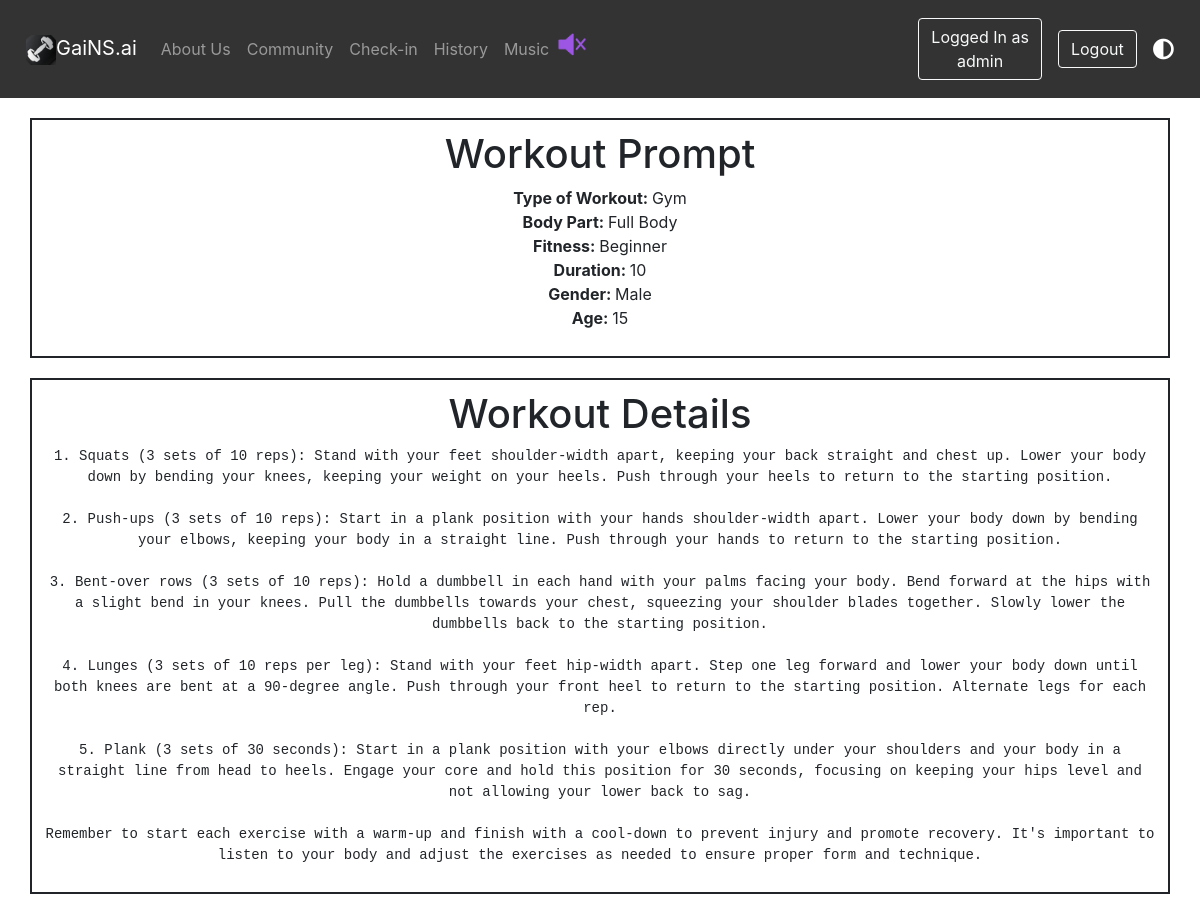
Page /account/workout_detail/69/ (signed in) on the committed database.
### account/models.py (models this page shows, shortened)
class Prompt(models.Model):
    user = models.ForeignKey(User, on_delete=models.CASCADE, null=True, blank=True)
    sentence = models.TextField()
    different_sentence = models.TextField()
    age = models.IntegerField(blank=True, null=True)
    gender = models.CharField(max_length=20)
    duration = models.PositiveIntegerField()
    fitness = models.CharField(max_length=30)
    typeofextra = models.CharField(max_length=50)
    typeofworkout = models.CharField(max_length=50)
    other = models.TextField()
    typeofworkoutform = models.CharField(max_length=50)

class WorkoutOutput(models.Model):
    workout_prompt = models.ForeignKey(Prompt, on_delete=models.CASCADE, null=True, blank=True)
    workout_output = models.TextField()

### account/views.py (the view)
# urls.py: path('workout_detail/<int:pk>/', views.workout_detail, name = 'workout_detail'),
def workout_detail(request, pk):
    prompt = get_object_or_404(Prompt, pk=pk)
    workout_output = WorkoutOutput.objects.filter(workout_prompt=prompt).first()
    if workout_output:
        workout_output_string = workout_output.workout_output
        return render(request, 'workout_detail.html', {'prompt': prompt, 'workout_output': workout_output_string})
    else:
        return render(request, 'workout_detail.html', {'prompt': prompt, 'workout_output': None})

### account/templates/workout_detail.html (shortened to what this page needs)
{%extends 'base.html'%}
{% load static %}
{% block content %}
    <div class="container" style="border: 2px solid;padding: 10px;margin-bottom: 20px;margin-top: 20px;text-align:center;">
        <h1>Workout Prompt</h1>
        <ul style="list-style-type: none; padding: 0;">
            <li><strong>Type of Workout: </strong> {{ prompt.typeofworkoutform }}</li>
            {% if prompt.typeofworkout != '' %}
            <li><strong>Body Part: </strong> {{ prompt.typeofworkout }}</li>
            {% endif %}
            {% if prompt.fitness != '' %}
            <li><strong>Fitness: </strong> {{ prompt.fitness }}</li>
            {% endif %}
            {% if prompt.duration != '' %}
            <li><strong>Duration: </strong> {{ prompt.duration }}</li>
            {% endif %}
            {% if prompt.gender != '' %}
            <li><strong>Gender: </strong> {{ prompt.gender }}</li>
            {% endif %}
            <li><strong>Age: </strong> {{ prompt.age }}</li>
        </ul>
    </div>
    {% if workout_output %}
    <div class="container" style="border: 2px solid;padding: 10px;margin-bottom: 20px;text-align:center;">
        <h1>Workout Details</h1>
        <pre style="background-color: inherit; color: inherit; border: none; white-space: pre-wrap;">{{ workout_output }}</pre>
    </div>
    {% endif %}
{%endblock%}

### account/templates/base.html (shortened to what this page needs)
{% load static %}
<!DOCTYPE html>
<html lang="en">
<head>
    <link rel="stylesheet" href="{% static 'styles.css'%}">
    <link rel="stylesheet" href="https://cdnjs.cloudflare.com/ajax/libs/font-awesome/5.15.4/css/all.min.css">
    <link rel="stylesheet" href="https://maxcdn.bootstrapcdn.com/bootstrap/4.5.2/css/bootstrap.min.css">
</head>
<header>
    <nav class="navbar navbar-expand-lg navbar-dark bg-dark-#333">
        <a class="navbar-brand" href="{% url 'index' %}">
        <img src="{% static 'GaiNs_icon.jpeg'%}" style="width: 30px; height: 30px;">GaiNS.ai</a>
        <div class="collapse navbar-collapse" id="navbarNav">
            <ul class="navbar-nav mr-auto">
                <li class="nav-item">
                    <a class="nav-link" href="{% url 'about' %}">About Us</a>
                </li>
                <li class="nav-item">
                    <a class="nav-link" href="{% url 'community' %}">Community</a>
                </li>
                <li class="nav-item">
                    <a class="nav-link" href="{% url 'checkin' %}">Check-in</a>
                <li>
                {% if user.is_authenticated %}
                <li class="nav-item">
                    <a class="nav-link" href="{% url 'history' %}">History</a>
                <li>
                {% endif %}
                <li class="nav-item">
                    <a class="nav-link" href="{% url 'music' %}">Music</a>
                </li>
                    <img id="icon" src="{% static 'Mute_Icon.png' %}" alt="Icon">
                </li>
            </ul>
            {% if user.is_authenticated %}
            <div class="nav-buttons mr-3">
                <a class="btn btn-outline-light">Logged In as<br>{{ request.user.username }}</a>
            </div>
            <div class="nav-buttons mr-3">
                <a href={% url 'logout' %} class="btn btn-outline-light">Logout</a>
            </div>
            {% else %}
            <div class="nav-buttons mr-3">
                <a href={% url 'signup' %} class="btn btn-custom mr-2" style="background-color: #9c56e3;">Sign Up</a>
                <a href={% url 'login' %} class="btn btn-outline-light">Login</a>
            </div>
            {% endif %}
            <div id="themeToggle" class="fas fa-adjust fa-lg text-primary; " style="cursor: pointer; " onclick="toggleTheme()"></div>
        </div>
    </nav>
</header>
      {% block content %}
      {% endblock %}
</html>

### account/static/styles.css (style rules this page uses)
header { background-color: #333; color: #fff; padding: 10px; }
nav { display: flex; justify-content: space-between; align-items: center; }
#icon { width: 30px; height: 30px; cursor: pointer; }

### rows in the picture
Prompt: typeofworkoutform "Gym", typeofworkout "Full Body", fitness "Beginner", duration "10", gender "Male", age "15"
WorkoutOutput: workout_output "1. Squats (3 sets of 10 reps): Stand with your feet shoulder-width apart, keeping your back straight and chest up. Lower your body down by bending your knees, keeping your weight on your heels. Push through your heels to return to the starting position. 2. Push-ups (3 sets of 10 reps): Start in a plank position with your hands shoulder-width apart. Lower your body down by bending your elbows, keeping your body in a straight line. Push through your hands to return to the starting position. 3. Bent-over rows (3 sets of 10 reps): Hold a dumbbell in each hand with your palms facing your body. Bend forward at the hips with a slight bend in your knees. Pull the dumbbells towards your chest,…"

### other values in the picture
{{ request.user.username }} "admin"
